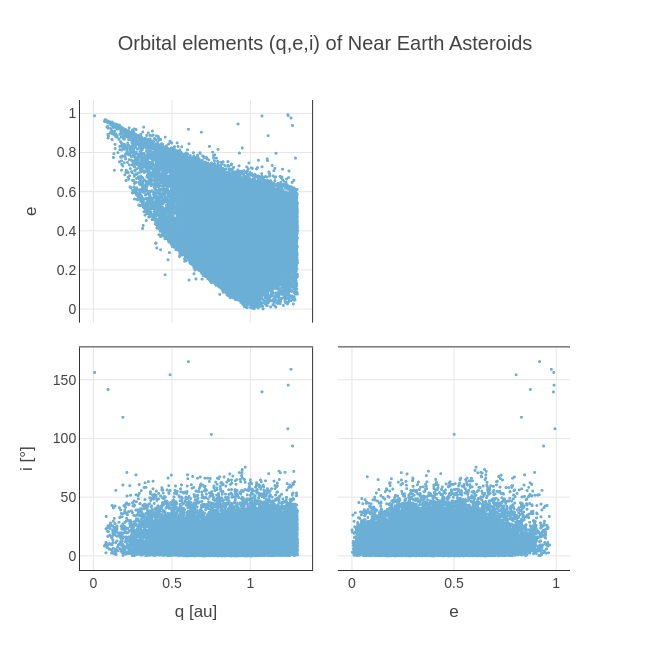

Write notebook code for a chart like this one.
### Markdown cell above
Let's begin visualizating the a, e, i distribution plot

### Code cell
data_neas = np.array(neas[["q","e","i"]])

original_q = data_neas[:,0]
original_e = data_neas[:,1]
original_i = data_neas[:,2]*180/np.pi

fig = go.Figure()

# NEOS
fig.add_trace(go.Splom(
    dimensions=[
        dict(label='q [au]', values=original_q),
        dict(label='e', values=original_e),
        dict(label='i [°]', values=original_i)
    ],
    showupperhalf=False,
    diagonal_visible=False,
    marker=dict(color="#6baed6", size=3)
))

# Layout minimalista
fig.update_layout(
    title='Orbital elements (q,e,i) of Near Earth Asteroids',
    title_x=0.5,
    width=650,
    height=650,
    font=dict(family="Arial", color="#444444", size=14),
    plot_bgcolor='white',
    paper_bgcolor='white',
    dragmode='select',
    hovermode='closest',
    legend=dict(
        x=0.8, y=1.05,
        bgcolor='rgba(0,0,0,0)',
        borderwidth=0
    )
)

# Ajuste de ejes para estilo limpio
for axis in ['xaxis', 'xaxis2', 'xaxis3', 'yaxis', 'yaxis2', 'yaxis3']:
    fig.update_layout({axis: dict(
        showline=True,
        linewidth=1,
        linecolor="#333333",
        mirror=True,
        showgrid=True,
        gridcolor="#e6e6e6",
        zeroline=False
    )})

fig.show()

### Figure 1 — Plotly figure (JSON) as saved in the notebook; plotly's stock layout.template omitted (floating-point values rounded to 4 significant figures; data arrays with more than 128 entries replaced by an {"elided": "..."} marker saying what was removed)
{"data": [{"diagonal": {"visible": false}, "dimensions": [{"label": "q [au]", "values": {"elided": "34744 float values"}}, {"label": "e", "values": {"elided": "34744 float values"}}, {"label": "i [°]", "values": {"elided": "34744 float values"}}], "marker": {"color": "#6baed6", "size": 3}, "showupperhalf": false, "type": "splom"}], "layout": {"dragmode": "select", "font": {"color": "#444444", "family": "Arial", "size": 14}, "height": 650, "hovermode": "closest", "legend": {"bgcolor": "rgba(0,0,0,0)", "borderwidth": 0, "x": 0.8, "y": 1.05}, "paper_bgcolor": "white", "plot_bgcolor": "white", "title": {"text": "Orbital elements (q,e,i) of Near Earth Asteroids", "x": 0.5}, "width": 650, "xaxis": {"gridcolor": "#e6e6e6", "linecolor": "#333333", "linewidth": 1, "mirror": true, "showgrid": true, "showline": true, "zeroline": false}, "xaxis2": {"gridcolor": "#e6e6e6", "linecolor": "#333333", "linewidth": 1, "mirror": true, "showgrid": true, "showline": true, "zeroline": false}, "xaxis3": {"gridcolor": "#e6e6e6", "linecolor": "#333333", "linewidth": 1, "mirror": true, "showgrid": true, "showline": true, "zeroline": false}, "yaxis": {"gridcolor": "#e6e6e6", "linecolor": "#333333", "linewidth": 1, "mirror": true, "showgrid": true, "showline": true, "zeroline": false}, "yaxis2": {"gridcolor": "#e6e6e6", "linecolor": "#333333", "linewidth": 1, "mirror": true, "showgrid": true, "showline": true, "zeroline": false}, "yaxis3": {"gridcolor": "#e6e6e6", "linecolor": "#333333", "linewidth": 1, "mirror": true, "showgrid": true, "showline": true, "zeroline": false}}}
